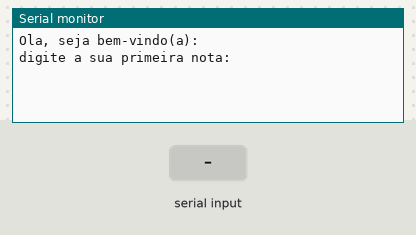
Recording of a sketch running on a simulated Arduino Uno, built with avr-gcc and run on an emulated ATmega328P. Parts: the last lines printed to the serial monitor. The test bench sets the inputs (shaded band).

Above: at 1.2 s.
1.3 s: "90,45,200\n" received over Serial
At 2.2 s:
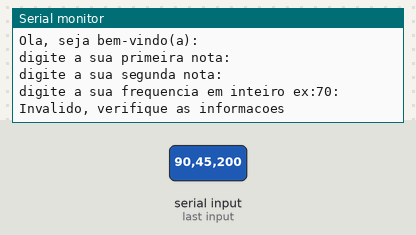
At 4.6 s:
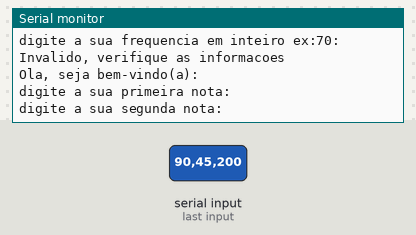

Measured:
- after the input at 1.3 s, the serial monitor: prints a new line at once (image 1)

The sketch:

media_e_frequencia_do_aluno_.ino
```cpp
/*Calcule a média entre DUAS notas.
Verifique se o aluno foi APROVADO.
Aprovado se média é MAIOR OU IGUAL A 6 e
SE A frequência É MAIOR OU IGUAL 75%.
Caso contrário, exiba se foi reprovado por nota.
Exiba se foi REPROVADO por frequência.
Exiba se foi REPROVADO frequência e média da nota .
Se a média for exatamente 10 e a frequencia for 100, exiba: "Parabéns! Nota máxima!".*/

void setup()
{
  Serial.begin(9600);
}

void loop()
{
  Serial.println();
  Serial.println("Ola, seja bem-vindo(a): ");
  Serial.println("digite a sua primeira nota: ");
  while(! Serial.available());
  float nota1 = Serial.parseFloat();

  Serial.println("digite a sua segunda nota: ");
  while(! Serial.available());
  float nota2 = Serial.parseFloat();

  Serial.println("digite a sua frequencia em inteiro ex:70: ");
  while(! Serial.available());
  int frequencia = Serial.parseInt();

  float media = (nota1 + nota2) / 2;

  if(frequencia == 100 && media == 10){
  Serial.println("Parabens! Nota maxima!");
  } else if (media <= 9 && media >= 6 && frequencia <= 100 && frequencia >= 75){
  Serial.println("Parabens! Aprovado");
  } else if (media <= 6 && media >= 0 && frequencia <= 100 && frequencia >= 75){
  Serial.println("Reprovado por nota");
  } else if (media <= 10 && media >= 6 && frequencia <= 75 && frequencia >= 0){
  Serial.println("Reprovado por frequencia");
  } else if (media <= 6 && media >= 0 && frequencia <= 75 && frequencia >= 0){
  Serial.println("Reprovado por media e por frequencia");
  } else {
  Serial.println("Invalido, verifique as informacoes");
  }
  Serial.println();


  delay(1000);
}
```
